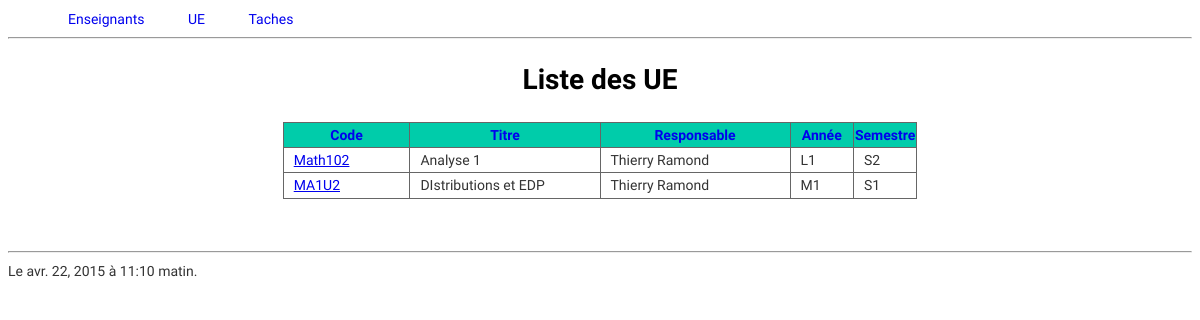
Page /ue/ on the earlier database version.
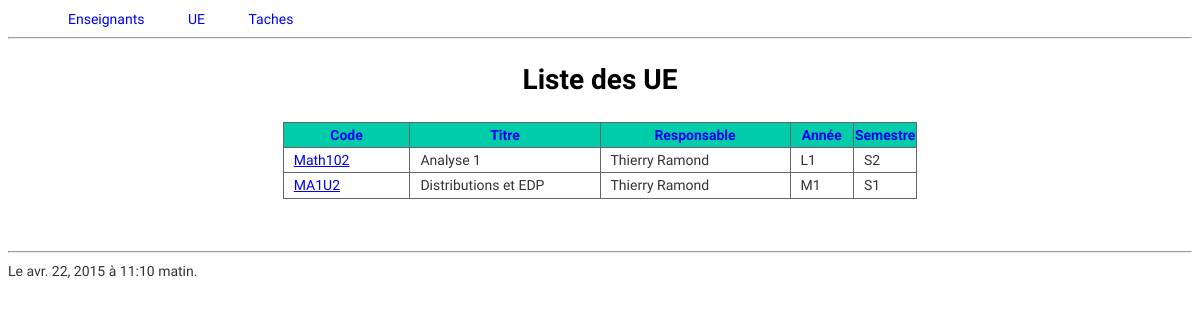
Same page on the later database version.
### services/models.py (models this page shows, shortened)
class Ue(models.Model):
    titre = models.CharField(max_length = 100)
    code = models.CharField(max_length = 20)
    année = models.CharField(max_length = 20)
    semestre = models.CharField(max_length = 20)
    description = models.TextField()
    responsable = models.ForeignKey(Enseignant)
    specialité = models.CharField(max_length = 20)
    horaire_total = models.IntegerField()
    horaire_cours = models.IntegerField()
    horaire_td = models.IntegerField()
    horaire_tp = models.IntegerField()
    horaire_intégré = models.IntegerField()
    horaire_soutien = models.IntegerField()
    horaire_coordination = models.IntegerField()
    nombre_td = models.IntegerField()
    nombre_tp = models.IntegerField()
    nombre_cours = models.IntegerField()
    nombre_intégré = models.IntegerField()
    nombre_soutien = models.IntegerField()
    millesime = models.IntegerField()

class Enseignant(models.Model):
    nom = models.CharField(max_length = 100)
    prenom = models.CharField(max_length = 100)
    grade = models.CharField(max_length = 100)
    service_du = models.IntegerField (default = 192)
    decharge = models.IntegerField (default = 0)
    commentaire = models.TextField(blank=True)
    arrivé_en = models.DateField(blank=True)
    photo = models.ImageField(blank=True)
    attribué = models.IntegerField (default = 0)
    bilan = models.IntegerField (default = 0)
    millesime = models.IntegerField (default = 0)
    class Meta():
        unique_together = ("nom", "prenom")
    def __str__(self):
        return ('{1} {0}'.format(self.nom, self.prenom))

### services/views.py (the view)
# urls.py: url(r'^ue/$', views.liste_ue, name='ue'),
def liste_ue(request):
	order_by = request.GET.get('order_by', 'année')
	liste_ue = Ue.objects.order_by(order_by)
	return render(request, 'services/ue_list.html',{'datetime': timezone.now(), 'Ue' : liste_ue})

### services/templates/services/ue_list.html (shortened to what this page needs)
{% extends "services/base.html" %}
{% block content %}
<h1>Liste des UE</h1>
<table>
<tr>
	<th style="width: 10%;"><a href="?order_by=code">Code</a></th>
	<th style="width: 10%;"><a href="?order_by=titre">Titre</a></th>
	<th style="width: 10%;"><a href="?order_by=responsable">Responsable</a></th>
	<th style="width: 10%;"><a href="?order_by=année">Année</a></th>
	<th style="width: 10%;"><a href="?order_by=semestre">Semestre</a></th>
</tr>
{% for ue in Ue %}
<tr>
	<td style="width: 20%;"><a href="{{ue.id}}">{{ue.code}}</a></td>
	<td style="width: 30%;">{{ue.titre}}</td>
	<td style="width: 30%;">{{ue.responsable}}</td>
	<td style="width: 10%;">{{ue.année}}</td>
	<td style="width: 10%;">{{ue.semestre}}</td>
</tr>
{% endfor %}
</table>
{% endblock %}

Differences in the rows shown:
changed Ue "MA1U2": titre "DIstributions et EDP" → "Distributions et EDP"
